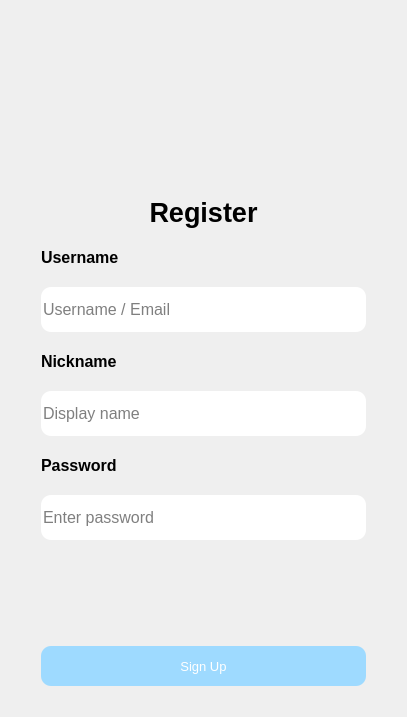
<?xml version="1.0" encoding="UTF-8"?>
<ui version="4.0">
 <class>SigninClass</class>
 <widget class="QWidget" name="SigninClass">
  <property name="geometry">
   <rect>
    <x>0</x>
    <y>0</y>
    <width>407</width>
    <height>717</height>
   </rect>
  </property>
  <property name="windowTitle">
   <string>Signin</string>
  </property>
  <property name="styleSheet">
   <string notr="true">QWidget#SigninClass {
    border-radius: 12px;
}

QToolButton {
	border: none;
}

QToolButton#close_toolButton {
	border-image: url(:/imgs/close2.svg);
}

QToolButton#close_toolButton:hover {
	background-color: rgb(231, 76, 60);
}
QLineEdit {
	border:none;
	border-radius: 10px;
}

QPushButton {
	background-color: rgba(0, 0, 0, 0);
	border:none;
	border-radius: 10px;
}

QPushButton#register_pushButton {
	color: rgb(255, 255, 255);
	background-color: rgb(158, 218, 255);
}

</string>
  </property>
  <layout class="QVBoxLayout" name="verticalLayout_2">
   <item>
    <widget class="QWidget" name="widget" native="true">
     <layout class="QHBoxLayout" name="horizontalLayout">
      <property name="spacing">
       <number>0</number>
      </property>
      <property name="leftMargin">
       <number>0</number>
      </property>
      <property name="topMargin">
       <number>0</number>
      </property>
      <property name="rightMargin">
       <number>0</number>
      </property>
      <property name="bottomMargin">
       <number>0</number>
      </property>
      <item>
       <spacer name="horizontalSpacer">
        <property name="orientation">
         <enum>Qt::Horizontal</enum>
        </property>
        <property name="sizeHint" stdset="0">
         <size>
          <width>352</width>
          <height>20</height>
         </size>
        </property>
       </spacer>
      </item>
      <item>
       <widget class="QToolButton" name="close_toolButton">
        <property name="enabled">
         <bool>true</bool>
        </property>
        <property name="text">
         <string/>
        </property>
       </widget>
      </item>
     </layout>
    </widget>
   </item>
   <item>
    <widget class="QWidget" name="center_widget" native="true">
     <property name="sizePolicy">
      <sizepolicy hsizetype="Preferred" vsizetype="Expanding">
       <horstretch>0</horstretch>
       <verstretch>0</verstretch>
      </sizepolicy>
     </property>
     <layout class="QVBoxLayout" name="verticalLayout">
      <property name="spacing">
       <number>20</number>
      </property>
      <property name="leftMargin">
       <number>30</number>
      </property>
      <property name="topMargin">
       <number>20</number>
      </property>
      <property name="rightMargin">
       <number>30</number>
      </property>
      <property name="bottomMargin">
       <number>20</number>
      </property>
      <item>
       <layout class="QHBoxLayout" name="horizontalLayout_2">
        <item>
         <spacer name="horizontalSpacer_3">
          <property name="orientation">
           <enum>Qt::Horizontal</enum>
          </property>
          <property name="sizeHint" stdset="0">
           <size>
            <width>40</width>
            <height>20</height>
           </size>
          </property>
         </spacer>
        </item>
        <item>
         <widget class="QLabel" name="label">
          <property name="minimumSize">
           <size>
            <width>120</width>
            <height>120</height>
           </size>
          </property>
          <property name="maximumSize">
           <size>
            <width>120</width>
            <height>120</height>
           </size>
          </property>
          <property name="text">
           <string/>
          </property>
          <property name="pixmap">
           <pixmap resource="../TalkyClient.qrc">:/imgs/president-.svg</pixmap>
          </property>
          <property name="scaledContents">
           <bool>true</bool>
          </property>
          <property name="alignment">
           <set>Qt::AlignCenter</set>
          </property>
         </widget>
        </item>
        <item>
         <spacer name="horizontalSpacer_2">
          <property name="orientation">
           <enum>Qt::Horizontal</enum>
          </property>
          <property name="sizeHint" stdset="0">
           <size>
            <width>40</width>
            <height>20</height>
           </size>
          </property>
         </spacer>
        </item>
       </layout>
      </item>
      <item>
       <widget class="QLabel" name="label_2">
        <property name="font">
         <font>
          <family>Segoe UI</family>
          <pointsize>20</pointsize>
          <weight>75</weight>
          <bold>true</bold>
         </font>
        </property>
        <property name="text">
         <string>Register</string>
        </property>
        <property name="alignment">
         <set>Qt::AlignCenter</set>
        </property>
       </widget>
      </item>
      <item>
       <widget class="QLabel" name="label_3">
        <property name="font">
         <font>
          <family>Microsoft YaHei UI</family>
          <pointsize>12</pointsize>
          <weight>75</weight>
          <bold>true</bold>
         </font>
        </property>
        <property name="text">
         <string>Username</string>
        </property>
       </widget>
      </item>
      <item>
       <widget class="QLineEdit" name="username_lineEdit">
        <property name="minimumSize">
         <size>
          <width>0</width>
          <height>45</height>
         </size>
        </property>
        <property name="font">
         <font>
          <family>Microsoft YaHei UI</family>
          <pointsize>12</pointsize>
         </font>
        </property>
        <property name="placeholderText">
         <string>Username / Email</string>
        </property>
       </widget>
      </item>
      <item>
       <widget class="QLabel" name="label_4">
        <property name="font">
         <font>
          <family>Microsoft YaHei UI</family>
          <pointsize>12</pointsize>
          <weight>75</weight>
          <bold>true</bold>
         </font>
        </property>
        <property name="text">
         <string>Nickname</string>
        </property>
       </widget>
      </item>
      <item>
       <widget class="QLineEdit" name="nickname_lineEdit">
        <property name="minimumSize">
         <size>
          <width>0</width>
          <height>45</height>
         </size>
        </property>
        <property name="font">
         <font>
          <family>Microsoft YaHei UI</family>
          <pointsize>12</pointsize>
         </font>
        </property>
        <property name="placeholderText">
         <string>Display name</string>
        </property>
       </widget>
      </item>
      <item>
       <widget class="QLabel" name="label_5">
        <property name="font">
         <font>
          <family>Microsoft YaHei UI</family>
          <pointsize>12</pointsize>
          <weight>75</weight>
          <bold>true</bold>
         </font>
        </property>
        <property name="text">
         <string>Password</string>
        </property>
       </widget>
      </item>
      <item>
       <widget class="QLineEdit" name="password_lineEdit">
        <property name="minimumSize">
         <size>
          <width>0</width>
          <height>45</height>
         </size>
        </property>
        <property name="font">
         <font>
          <family>Microsoft YaHei UI</family>
          <pointsize>12</pointsize>
         </font>
        </property>
        <property name="placeholderText">
         <string>Enter password</string>
        </property>
       </widget>
      </item>
      <item>
       <widget class="QLabel" name="resultLabel">
        <property name="font">
         <font>
          <family>Microsoft YaHei UI</family>
          <pointsize>10</pointsize>
         </font>
        </property>
        <property name="text">
         <string/>
        </property>
       </widget>
      </item>
      <item>
       <spacer name="verticalSpacer_2">
        <property name="orientation">
         <enum>Qt::Vertical</enum>
        </property>
        <property name="sizeHint" stdset="0">
         <size>
          <width>20</width>
          <height>40</height>
         </size>
        </property>
       </spacer>
      </item>
      <item>
       <widget class="QPushButton" name="register_pushButton">
        <property name="minimumSize">
         <size>
          <width>0</width>
          <height>40</height>
         </size>
        </property>
        <property name="font">
         <font>
          <family>Microsoft YaHei UI</family>
          <pointsize>10</pointsize>
         </font>
        </property>
        <property name="text">
         <string>Sign Up</string>
        </property>
       </widget>
      </item>
     </layout>
    </widget>
   </item>
  </layout>
 </widget>
 <layoutdefault spacing="6" margin="11"/>
 <resources>
  <include location="../TalkyClient.qrc"/>
 </resources>
 <connections/>
</ui>
